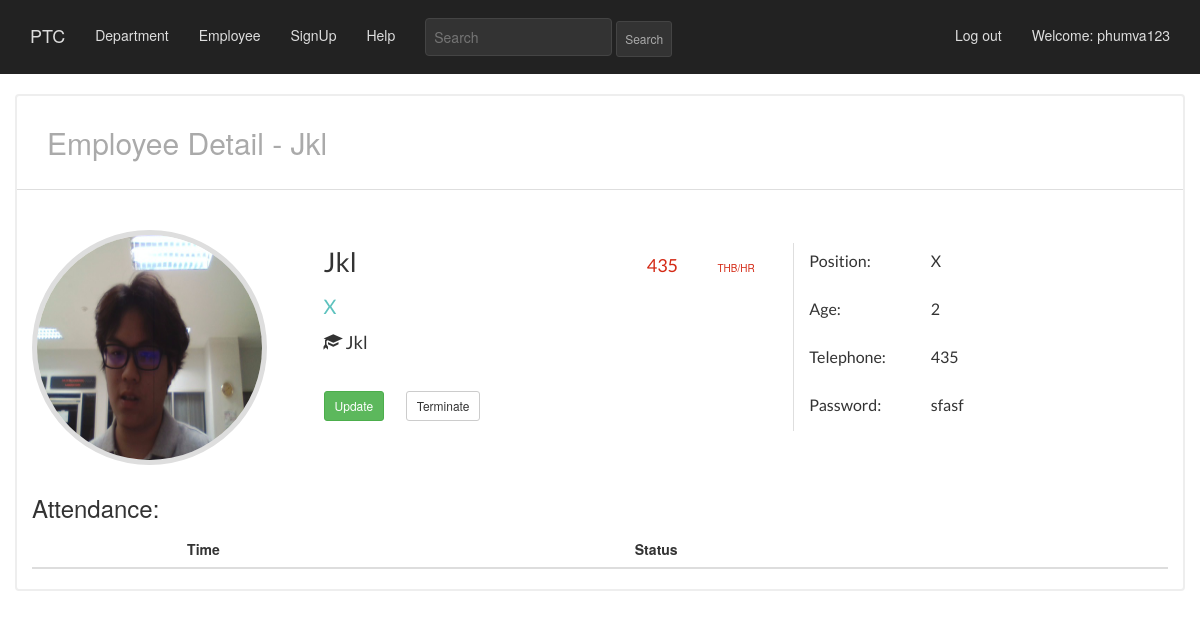
/basic_app/8/ (signed in), run on the app's committed database.
### basic_app/models.py (models this page shows, shortened)
class Employee(models.Model):
    positionarr = (('manager','Manager'),('employee','Employee'))
    name = models.CharField(max_length=256)
    position = models.CharField(max_length=256,choices = positionarr,default="")
    age = models.CharField(max_length=256,null=True)
    education = models.CharField(max_length=256, null = True)
    salary = models.IntegerField(null = True)
    email = models.EmailField(max_length=70,blank=True)
    telephone = models.CharField(max_length=256)
    depname = models.ForeignKey(Department,null=True,default="",related_name='depatments',on_delete=models.SET_NULL,blank=True )
    profile_picture = models.ImageField(upload_to='profile_pics')
    loginatten = models.CharField(max_length=256, unique= True)

class Department(models.Model):
    dep = models.CharField(max_length=256)
    def __str__(self):
        return self.dep

### basic_app/views.py (the view)
# urls.py: url(r'^(?P<pk>\d+)/$',views.EmployeeDetailView.as_view(),name='detail'),
class EmployeeDetailView(LoginRequiredMixin,DetailView):
    context_object_name = 'employee_details'
    model = models.Employee
    template_name = 'basic_app/employee_detail.html'
    def get_context_data(self,**kwargs):
        context  = super().get_context_data(**kwargs)
        attendancemodal = models.Attendance
        attendanceResults = attendancemodal.objects.all()
        context['late_time'] = datetime.strptime('8:00', '%H:%M')
        return context

### basic_app/templates/basic_app/employee_detail.html (shortened to what this page needs)
{% extends "basic_app/basic_app_base.html" %}
{% block body_block %}
<div class="row box_header">
  <div class="col-md-12">
    <h2>Employee Detail - {{employee_details.name|title}}</h2>
  </div>
</div>
    <div class="row box_employee_head ">
      <div class="col-md-3">
        {% load static %}
        <p> <img class= "img-circles" src="{% static employee_details.profile_picture %}" alt="Oh, didn't show!" height="235" width="235"></p>
      </div>
      <div class="col-md-5  borderbtw">
        <div class="row">
          <div class="col-sm-8">
            <p class="namedetail">{{employee_details.name|title}}</p>
          </div>
          <div class="col-sm-4">
            {% load humanize %}
            <div class="row">
              <div class="col-sm-6">
                <p class="salaryfont3">{{employee_details.salary|intcomma}}</p>
              </div>
              <div class="col-sm-5">
                <p class="smallthb">THB/HR</p>
              </div>
            </div>
          </div>
        </div>
        <p class="positiondetail">{{employee_details.depname|title}}</p>
        <p class="educationdetail"><span class="glyphicon glyphicon-education"></span>{{employee_details.education|title}}</p>
        <div class="row butmar">
          <div class="col-sm-3">
            <p><a class='btn btn-success btn-sm' href="{% url 'basic_app:update' pk=employee_details.pk %}">Update</a></p>
          </div>
          <div class="col-sm-3">
            <p><a class='btn btn-default btn-sm butshift' href="{% url 'basic_app:delete' pk=employee_details.pk %}">Terminate</a></p>
          </div>
        </div>
      </div>
      <div class="col-md-3 profile_rest">
        <div class="row xxxx">
          <div class="col-md-5">
            Position:
          </div>
          <div class="col-md-6">
            {{employee_details.depname|title}}
          </div>
        </div>
        <div class="row addpadde ">
          <div class="col-md-5">
            Age:
          </div>
          <div class="col-md-6">
            {{employee_details.age}}
          </div>
        </div>
        <div class="row addpadde">
          <div class="col-md-5">
            Telephone:
          </div>
          <div class="col-md-6">
            {{employee_details.telephone}}
          </div>
        </div>
        <div class="row addpadde">
          <div class="col-md-5">
            Password:
          </div>
          <div class="col-md-6">
            {{employee_details.loginatten}}
          </div>
        </div>
      </div>
    </div>
    <h3>Attendance:</h3>
          <table class="table table-striped">
            <thead>
              <tr>
                <th></th>
                <th>Time</th>
                <th>Status</th>
              </tr>
            </thead>
          </table>
{% endblock %}

### basic_app/templates/basic_app/basic_app_base.html (shortened to what this page needs)
<!DOCTYPE html>
{% load staticfiles %}
<html>
  <head>
    <link rel="stylesheet" href="https://maxcdn.bootstrapcdn.com/bootstrap/3.3.7/css/bootstrap.min.css" />
    <link rel="stylesheet" href= "{% static 'css/mystyle.css' %}"/>
    <link href="{% static 'css/zoom.css' %}" rel="stylesheet">
</head>
  <body id="page2">
    <nav class="navbar navbar-default navbar-static-top  ">
      <div class="container">
        <ul class="nav navbar-nav ">
          <li><a class="navbar-brand" href="{% url 'basic_app:list' %}">PTC</a></li>
          <li><a class="navbar-link" href="{% url 'basic_app:dlist' %}">Department</a></li>
          <li><a class="navbar-link" href="{% url 'basic_app:list' %}">Employee</a></li>
          <li><a class="navbar-link" href="{% url 'basic_app:signup' %}">SignUp</a></li>
          <li><a class="navbar-link" href="{% url 'basic_app:help' %}">Help</a></li>
            <form method="GET" action="{% url 'basic_app:search_detail' %}" class="navbar-form pull-right">
            <input type="text" id="searchBox" class="input-medium search-query searchtxtcolor" name="q" placeholder="Search">
            <input type="submit" class="btn btn-primary btn-sm" value="Search" >
            </form>
          </ul>
          <ul class="nav navbar-nav navbar-right">
            {% if user.is_authenticated %}
            <li>
              <a href="{% url 'basic_app:logout' %}" >Log out</a>
            </li>
            <li>
              <a >Welcome: {{ user.username }}</a>
            </li>
              {% else %}
              <li><a class='nav navbar-right' href="{% url 'basic_app:login' %}" ><span class="glyphicon glyphicon-user"></span></a></li>
            {% endif %}
          </ul>
      </div>
    </nav>
<div class="col-sm-12">
    <div class="container bgjumbotron">
      {% block body_block %}
      {% endblock %}
    </div>
</div>
  </body>
</html>

### static/css/mystyle.css (style rules this page uses)
th { padding-right: 40px; }
input, textarea { border: 1px solid #dedede; padding: 8px; margin-bottom: 10px; color: #222; border-radius: 4px; outline: none !important; }
.box_header { padding: 30px 15px; border-bottom: 1px solid #dedede; }
.box_header h2 { margin: 0; color: #aaa; font-weight: 300; }
.box_employee_head { margin-top: 40px; }
body { background-color: #1b1c1d; }
.navbar-default { border-color: #1b1c1d; color: red; }
.navbar.navbar-static-top { background-color: #222; border:none; padding-top: 10px; }
.navbar a { color: #dedede !important; }
.navbar input { background: #333; border-color: #444; }
.nav .btn { padding: 8px; color: #aaa !important; }
.namedetail { font-family: Lato,'AvenirLT-Black', 'Helvetica Neue', Helvetica, Arial, sans-serif !important; font-size: 27px !important; }
.img-circles { border-radius:999em; border: 5px solid #dedede; }
.positiondetail { font-family: Lato,'AvenirLT-Black', 'Helvetica Neue', Helvetica, Arial, sans-serif !important; color: #5DC2BE; font-size: 20px; }
.borderbtw { border-right: 1px solid #dedede; margin-top: 13px; }
.glyphicon-education { padding-right:4px; }
.educationdetail { font-family: Lato,'AvenirLT-Black', 'Helvetica Neue', Helvetica, Arial, sans-serif !important; font-size: 18px !important; }
body#page2 { background-color:#fff; }
.bgjumbotron { background-color: #fff; border:2px solid #eee; border-radius: 4px; }
.salaryfont3 { font-size: 18px; color: #D42A16; font-family: Lato,'Helvetica Neue',Arial,Helvetica,sans-serif; margin-top: 10px; }
.smallthb { font-size: 10px; margin-top: 18px; margin-left: -10px; color: #D42A16; }
.butshift { margin-left: -39px; }
.butmar { padding-top: 25px; }
.profile_rest { font-family: Lato,'Helvetica Neue',Arial,Helvetica,sans-serif; margin-top: 20px; font-size: 16px; }
.addpadde { padding-bottom: 25px !important; }
.xxxx { padding-bottom: 25px !important; }

### data on the page
Employee: name "Jkl", profile_picture (picture), salary "435", depname "X", education "Jkl", age "2", telephone "435", loginatten "sfasf"

### other printed values
{{ user.username }} "phumva123"
